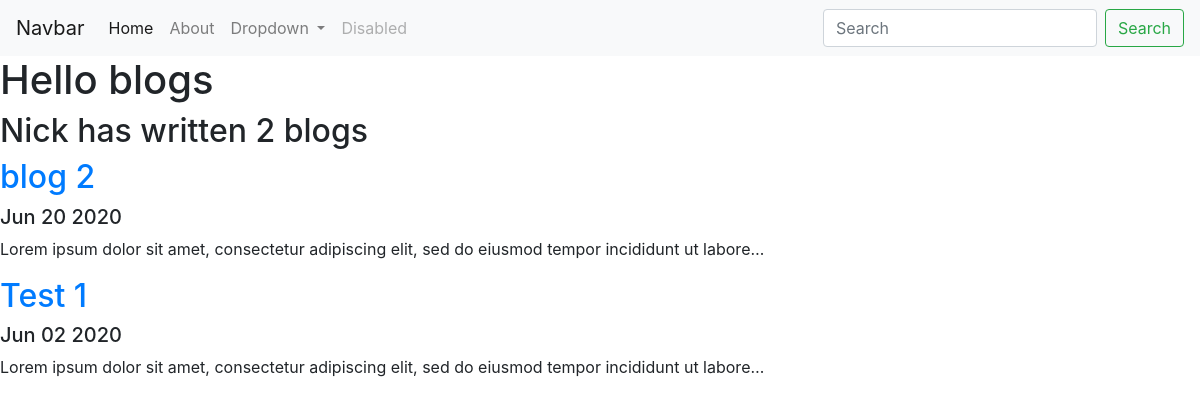
Screenshot of /blog/ with the database file from the repository.
### blog/models.py (models this page shows, shortened)
class Blog(models.Model):
    title = models.CharField(max_length=100)
    description = models.TextField()
    date = models.DateField()

### blog/views.py (the view)
# urls.py: path('', views.all_blogs, name='all_blogs'),
def all_blogs(request):
    blogs = Blog.objects.order_by('-date')
    return render(request,'blog/all_blogs.html',{'blogs':blogs})

### blog/templates/blog/all_blogs.html
{% extends 'portfolio/base.html'%}
{%block content%}
<h1> Hello blogs</h1>
<h2>Nick has written {{blogs.count}} blog{{blogs.count|pluralize}}</h2>
{% for blog in blogs %}
<a href="{% url 'blog:detail' blog.id %}"><h2>{{ blog.title}}</h2></a>
<h5>{{blog.date|date:'M d Y'}}</h5>
<p>{{blog.description|striptags|truncatechars:100}}</p>
{% endfor %}
{% endblock %}

### rows the page displays
Blog: title "blog 2", date "Jun 20 2020", description "Lorem ipsum dolor sit amet, consectetur adipiscing elit, sed do eiusmod tempor incididunt ut labore…"
Blog: title "Test 1", date "Jun 02 2020", description "Lorem ipsum dolor sit amet, consectetur adipiscing elit, sed do eiusmod tempor incididunt ut labore…"

### other values shown
{{ blogs.count }} "2"
